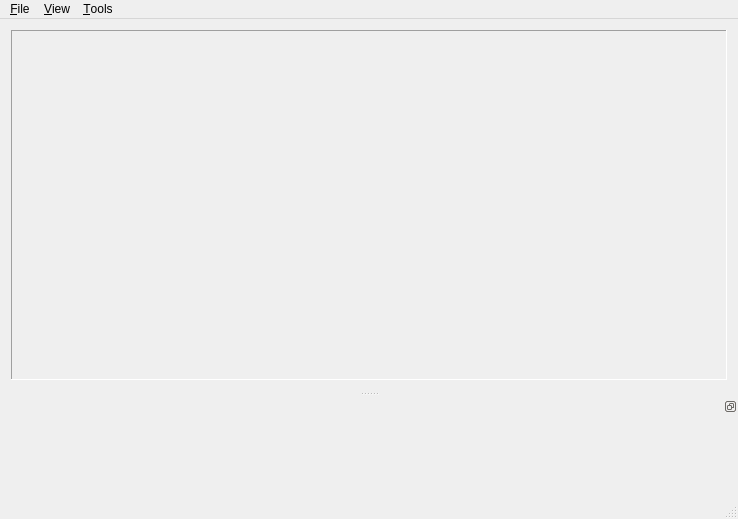
<?xml version="1.0" encoding="UTF-8"?>
<ui version="4.0">
 <class>MainWindow</class>
 <widget class="QMainWindow" name="MainWindow">
  <property name="geometry">
   <rect>
    <x>0</x>
    <y>0</y>
    <width>738</width>
    <height>519</height>
   </rect>
  </property>
  <property name="minimumSize">
   <size>
    <width>300</width>
    <height>0</height>
   </size>
  </property>
  <property name="windowTitle">
   <string>LTSGraph</string>
  </property>
  <property name="windowIcon">
   <iconset resource="ltsgraph.qrc">
    <normaloff>:/ltsgraph/icons/ltsgraph.ico</normaloff>:/ltsgraph/icons/ltsgraph.ico</iconset>
  </property>
  <widget class="QWidget" name="centralWidget">
   <layout class="QHBoxLayout" name="horizontalLayout">
    <item>
     <widget class="QFrame" name="frame">
      <property name="frameShape">
       <enum>QFrame::Panel</enum>
      </property>
      <property name="frameShadow">
       <enum>QFrame::Sunken</enum>
      </property>
      <property name="lineWidth">
       <number>1</number>
      </property>
      <property name="midLineWidth">
       <number>0</number>
      </property>
      <layout class="QHBoxLayout" name="horizontalLayout_2">
       <property name="margin">
        <number>0</number>
       </property>
       <item>
        <layout class="QHBoxLayout" name="widgetLayout">
         <property name="spacing">
          <number>0</number>
         </property>
        </layout>
       </item>
      </layout>
     </widget>
    </item>
   </layout>
  </widget>
  <widget class="QMenuBar" name="mnuMain">
   <property name="geometry">
    <rect>
     <x>0</x>
     <y>0</y>
     <width>738</width>
     <height>21</height>
    </rect>
   </property>
   <widget class="QMenu" name="mnuFile">
    <property name="title">
     <string>&amp;File</string>
    </property>
    <addaction name="actOpenFile"/>
    <addaction name="actExportImage"/>
    <addaction name="separator"/>
    <addaction name="actImport_XML"/>
    <addaction name="actExport_XML"/>
   </widget>
   <widget class="QMenu" name="menu_View">
    <property name="title">
     <string>&amp;View</string>
    </property>
    <addaction name="act3D"/>
    <addaction name="separator"/>
    <addaction name="actLayoutControl"/>
    <addaction name="actVisualization"/>
    <addaction name="actInformation"/>
    <addaction name="actOutput"/>
   </widget>
   <widget class="QMenu" name="menu_Tools">
    <property name="title">
     <string>&amp;Tools</string>
    </property>
    <addaction name="actLayout"/>
    <addaction name="actReset"/>
   </widget>
   <addaction name="mnuFile"/>
   <addaction name="menu_View"/>
   <addaction name="menu_Tools"/>
  </widget>
  <widget class="QStatusBar" name="statusBar"/>
  <widget class="QDockWidget" name="dockOutput">
   <property name="minimumSize">
    <size>
     <width>200</width>
     <height>100</height>
    </size>
   </property>
   <property name="features">
    <set>QDockWidget::DockWidgetFloatable|QDockWidget::DockWidgetMovable</set>
   </property>
   <property name="windowTitle">
    <string/>
   </property>
   <attribute name="dockWidgetArea">
    <number>8</number>
   </attribute>
   <widget class="mcrl2::utilities::qt::LogWidget" name="dockWidgetOutput"/>
  </widget>
  <action name="actLayoutControl">
   <property name="checkable">
    <bool>true</bool>
   </property>
   <property name="text">
    <string>&amp;Layout control</string>
   </property>
   <property name="shortcut">
    <string>Ctrl+L</string>
   </property>
  </action>
  <action name="actOpenFile">
   <property name="text">
    <string>&amp;Open</string>
   </property>
   <property name="shortcut">
    <string>Ctrl+O</string>
   </property>
  </action>
  <action name="act3D">
   <property name="checkable">
    <bool>true</bool>
   </property>
   <property name="text">
    <string>&amp;3D</string>
   </property>
   <property name="shortcut">
    <string>Ctrl+S</string>
   </property>
  </action>
  <action name="actLayout">
   <property name="checkable">
    <bool>true</bool>
   </property>
   <property name="text">
    <string>Automatic layout</string>
   </property>
   <property name="shortcut">
    <string>Ctrl+T</string>
   </property>
  </action>
  <action name="actReset">
   <property name="text">
    <string>Reset viewpoint</string>
   </property>
   <property name="shortcut">
    <string>Esc</string>
   </property>
  </action>
  <action name="actExportImage">
   <property name="text">
    <string>&amp;Export image...</string>
   </property>
   <property name="shortcut">
    <string>Ctrl+X</string>
   </property>
  </action>
  <action name="actImport_XML">
   <property name="text">
    <string>Import XML</string>
   </property>
  </action>
  <action name="actExport_XML">
   <property name="text">
    <string>Export XML</string>
   </property>
  </action>
  <action name="actVisualization">
   <property name="checkable">
    <bool>true</bool>
   </property>
   <property name="text">
    <string>Visualization</string>
   </property>
  </action>
  <action name="actInformation">
   <property name="checkable">
    <bool>true</bool>
   </property>
   <property name="text">
    <string>Information</string>
   </property>
  </action>
  <action name="actOutput">
   <property name="checkable">
    <bool>true</bool>
   </property>
   <property name="text">
    <string>mCRL2 Output</string>
   </property>
  </action>
 </widget>
 <layoutdefault spacing="6" margin="11"/>
 <customwidgets>
  <customwidget>
   <class>mcrl2::utilities::qt::LogWidget</class>
   <extends>QWidget</extends>
   <header>mcrl2/utilities/logwidget.h</header>
  </customwidget>
 </customwidgets>
 <resources>
  <include location="ltsgraph.qrc"/>
 </resources>
 <connections/>
 <slots>
  <slot>onResetClicked()</slot>
  <slot>onTimer()</slot>
  <slot>onWidgetResized(float,float)</slot>
 </slots>
</ui>
